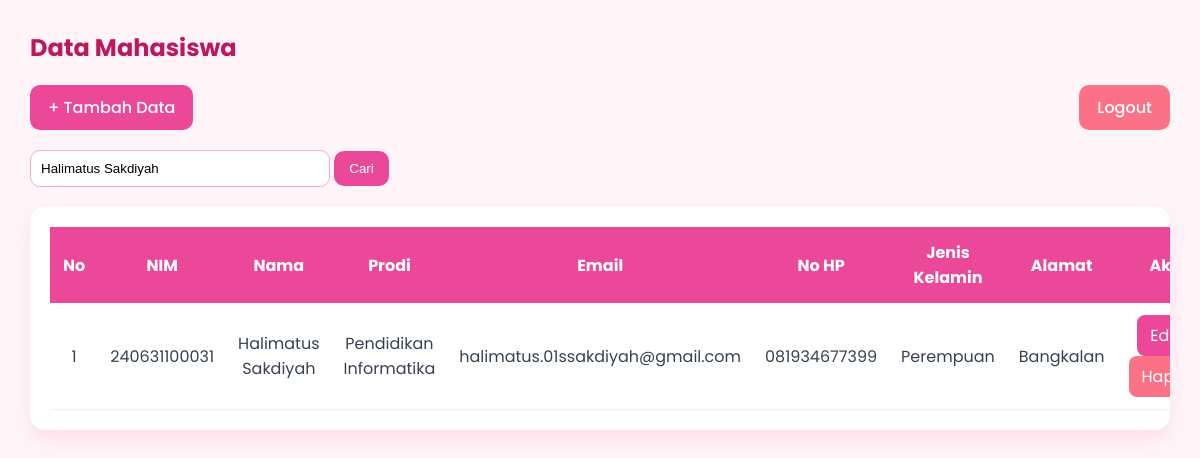
The page /index.php?cari=Halimatus Sakdiyah (signed in) on the database its author committed.
### tables this page shows
CREATE TABLE `mahasiswa` (
  `id` int(11) NOT NULL,
  `nim` varchar(20) DEFAULT NULL,
  `nama` varchar(100) DEFAULT NULL,
  `prodi` varchar(100) DEFAULT NULL,
  `email` varchar(100) DEFAULT NULL,
  `no_hp` varchar(20) DEFAULT NULL,
  `jenis_kelamin` varchar(20) DEFAULT NULL,
  `alamat` text DEFAULT NULL
);

### function.php (called while the page is built, shortened)
<?php
include 'koneksi.php';
function tampilData($query)
{
    global $koneksi;
    $data = mysqli_query($koneksi, $query);
    return $data;
}
?>

### index.php (the view, shortened to what this page needs)
<?php
include 'function.php';
if(isset($_GET['cari'])){
    $cari = $_GET['cari'];
    $data = tampilData("SELECT * FROM mahasiswa
    WHERE nama LIKE '%$cari%'
    OR nim LIKE '%$cari%'
    OR prodi LIKE '%$cari%'");
}else{
    $data = tampilData("SELECT * FROM mahasiswa");
}
?>
<!DOCTYPE html>
<html>
<head>
    <link rel="stylesheet" href="style.css">
</head>
<body>
<div class="container">
<h2>Data Mahasiswa</h2>
<div class="top-bar">
<a href="tambah.php" class="btn tambah">
+ Tambah Data
</a>
<a href="logout.php" class="btn logout">
Logout
</a>
</div>
<form method="GET" class="search-box">
<input
type="text"
name="cari"
placeholder="Cari Nama / NIM / Prodi"
value="<?php
if(isset($_GET['cari'])){
    echo $_GET['cari'];
}
?>">
<button type="submit">
Cari
</button>
</form>
<div class="table-container">
<table>
<tr>
<th>No</th>
<th>NIM</th>
<th>Nama</th>
<th>Prodi</th>
<th>Email</th>
<th>No HP</th>
<th>Jenis Kelamin</th>
<th>Alamat</th>
<th>Aksi</th>
</tr>
<?php
$no = 1;
while($d = mysqli_fetch_array($data)){
?>
<tr>
<td><?php echo $no++; ?></td>
<td><?php echo $d['nim']; ?></td>
<td><?php echo $d['nama']; ?></td>
<td><?php echo $d['prodi']; ?></td>
<td><?php echo $d['email']; ?></td>
<td><?php echo $d['no_hp']; ?></td>
<td><?php echo $d['jenis_kelamin']; ?></td>
<td><?php echo $d['alamat']; ?></td>
<td>
<a
href="edit.php?id=<?php echo $d['id']; ?>"
class="edit-btn">
Edit
</a>
<a
href="hapus.php?id=<?php echo $d['id']; ?>"
class="hapus-btn"
onclick="return confirm('Yakin ingin menghapus data ini?')">
Hapus
</a>
</td>
</tr>
<?php
}
?>
</table>
</div>
</div>
</body>
</html>

### style.css (style rules this page uses)
* { margin:0; padding:0; box-sizing:border-box; }
body { font-family:'Poppins',sans-serif; background:#FFF5F8; color:#374151; }
.container { width:95%; margin:30px auto; }
.container h2 { margin-bottom:20px; color:#BE185D; }
.top-bar { display:flex; justify-content:space-between; margin-bottom:20px; }
.btn { color:white; text-decoration:none; padding:10px 18px; border-radius:10px; transition:.3s; font-weight:500; }
.tambah { background:#EC4899; }
.logout { background:#FB7185; }
.search-box { margin-bottom:20px; }
.search-box input { width:300px; padding:10px; border:1px solid #F9A8D4; border-radius:10px; }
.search-box button { padding:10px 15px; border:none; background:#EC4899; color:white; border-radius:10px; cursor:pointer; transition:.3s; }
.table-container { background:white; padding:20px; border-radius:15px; box-shadow:0 10px 20px rgba(236,72,153,.12); overflow:auto; }
table { width:100%; border-collapse:collapse; }
th { background:#EC4899; color:white; padding:13px; }
td { padding:12px; border-bottom:1px solid #FCE7F3; text-align:center; }
.edit-btn { display:inline-block; background:#EC4899; color:white; text-decoration:none; padding:8px 13px; border-radius:8px; margin-right:5px; transition:.3s; }
.hapus-btn { display:inline-block; background:#FB7185; color:white; text-decoration:none; padding:8px 13px; border-radius:8px; transition:.3s; }

### rows shown on the page
mahasiswa: nim "240631100031", nama "Halimatus Sakdiyah", prodi "Pendidikan Informatika", email "halimatus.01ssakdiyah@gmail.com", no_hp "081934677399", jenis_kelamin "Perempuan", alamat "Bangkalan"
